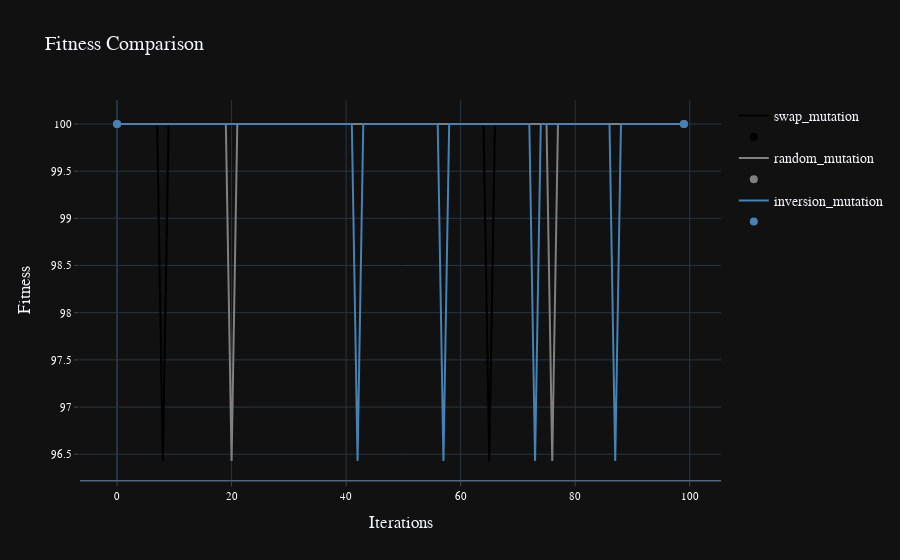
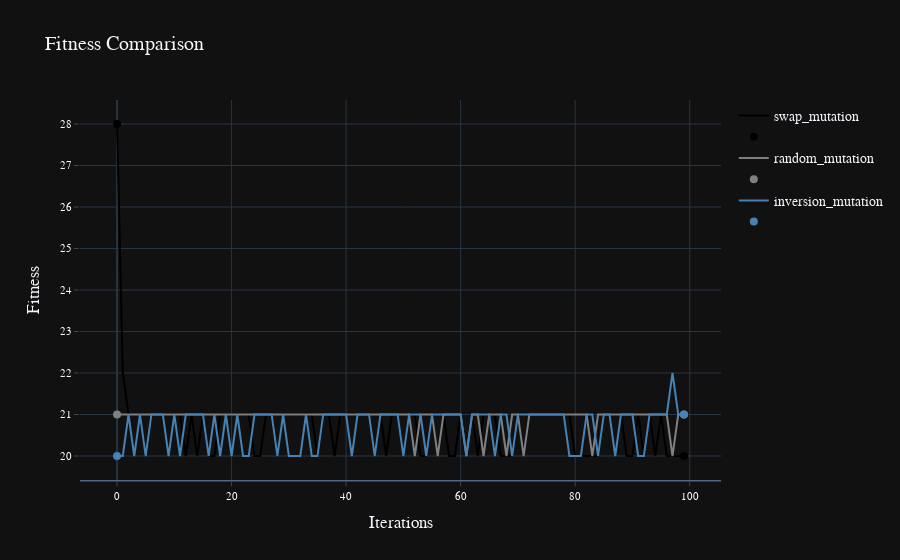

Notebook cell for these charts, in order:
### Code cell
plot_values(data = df, colors = ['black', 'gray', 'steelblue'], layout=2, template='dark', grid=True)

### Figure 1 — Plotly figure (JSON) as saved in the notebook; plotly's stock layout.template omitted (floating-point values rounded to 4 significant figures)
{"data": [{"line": {"color": "black", "width": 2}, "name": "swap_mutation", "type": "scatter", "x": [0, 1, 2, 3, 4, 5, 6, 7, 8, 9, 10, 11, 12, 13, 14, 15, 16, 17, 18, 19, 20, 21, 22, 23, 24, 25, 26, 27, 28, 29, 30, 31, 32, 33, 34, 35, 36, 37, 38, 39, 40, 41, 42, 43, 44, 45, 46, 47, 48, 49, 50, 51, 52, 53, 54, 55, 56, 57, 58, 59, 60, 61, 62, 63, 64, 65, 66, 67, 68, 69, 70, 71, 72, 73, 74, 75, 76, 77, 78, 79, 80, 81, 82, 83, 84, 85, 86, 87, 88, 89, 90, 91, 92, 93, 94, 95, 96, 97, 98, 99], "y": [100, 100, 100, 100, 100, 100, 100, 100, 96.43, 100, 100, 100, 100, 100, 100, 100, 100, 100, 100, 100, 100, 100, 100, 100, 100, 100, 100, 100, 100, 100, 100, 100, 100, 100, 100, 100, 100, 100, 100, 100, 100, 100, 100, 100, 100, 100, 100, 100, 100, 100, 100, 100, 100, 100, 100, 100, 100, 100, 100, 100, 100, 100, 100, 100, 100, 96.43, 100, 100, 100, 100, 100, 100, 100, 100, 100, 100, 100, 100, 100, 100, 100, 100, 100, 100, 100, 100, 100, 100, 100, 100, 100, 100, 100, 100, 100, 100, 100, 100, 100, 100]}, {"marker": {"color": "black", "size": 8}, "mode": "markers", "name": "", "type": "scatter", "x": [0, 99], "y": [100, 100]}, {"line": {"color": "gray", "width": 2}, "name": "random_mutation", "type": "scatter", "x": [0, 1, 2, 3, 4, 5, 6, 7, 8, 9, 10, 11, 12, 13, 14, 15, 16, 17, 18, 19, 20, 21, 22, 23, 24, 25, 26, 27, 28, 29, 30, 31, 32, 33, 34, 35, 36, 37, 38, 39, 40, 41, 42, 43, 44, 45, 46, 47, 48, 49, 50, 51, 52, 53, 54, 55, 56, 57, 58, 59, 60, 61, 62, 63, 64, 65, 66, 67, 68, 69, 70, 71, 72, 73, 74, 75, 76, 77, 78, 79, 80, 81, 82, 83, 84, 85, 86, 87, 88, 89, 90, 91, 92, 93, 94, 95, 96, 97, 98, 99], "y": [100, 100, 100, 100, 100, 100, 100, 100, 100, 100, 100, 100, 100, 100, 100, 100, 100, 100, 100, 100, 96.43, 100, 100, 100, 100, 100, 100, 100, 100, 100, 100, 100, 100, 100, 100, 100, 100, 100, 100, 100, 100, 100, 100, 100, 100, 100, 100, 100, 100, 100, 100, 100, 100, 100, 100, 100, 100, 100, 100, 100, 100, 100, 100, 100, 100, 100, 100, 100, 100, 100, 100, 100, 100, 100, 100, 100, 96.43, 100, 100, 100, 100, 100, 100, 100, 100, 100, 100, 100, 100, 100, 100, 100, 100, 100, 100, 100, 100, 100, 100, 100]}, {"marker": {"color": "gray", "size": 8}, "mode": "markers", "name": "", "type": "scatter", "x": [0, 99], "y": [100, 100]}, {"line": {"color": "steelblue", "width": 2}, "name": "inversion_mutation", "type": "scatter", "x": [0, 1, 2, 3, 4, 5, 6, 7, 8, 9, 10, 11, 12, 13, 14, 15, 16, 17, 18, 19, 20, 21, 22, 23, 24, 25, 26, 27, 28, 29, 30, 31, 32, 33, 34, 35, 36, 37, 38, 39, 40, 41, 42, 43, 44, 45, 46, 47, 48, 49, 50, 51, 52, 53, 54, 55, 56, 57, 58, 59, 60, 61, 62, 63, 64, 65, 66, 67, 68, 69, 70, 71, 72, 73, 74, 75, 76, 77, 78, 79, 80, 81, 82, 83, 84, 85, 86, 87, 88, 89, 90, 91, 92, 93, 94, 95, 96, 97, 98, 99], "y": [100, 100, 100, 100, 100, 100, 100, 100, 100, 100, 100, 100, 100, 100, 100, 100, 100, 100, 100, 100, 100, 100, 100, 100, 100, 100, 100, 100, 100, 100, 100, 100, 100, 100, 100, 100, 100, 100, 100, 100, 100, 100, 96.43, 100, 100, 100, 100, 100, 100, 100, 100, 100, 100, 100, 100, 100, 100, 96.43, 100, 100, 100, 100, 100, 100, 100, 100, 100, 100, 100, 100, 100, 100, 100, 96.43, 100, 100, 100, 100, 100, 100, 100, 100, 100, 100, 100, 100, 100, 96.43, 100, 100, 100, 100, 100, 100, 100, 100, 100, 100, 100, 100]}, {"marker": {"color": "steelblue", "size": 8}, "mode": "markers", "name": "", "type": "scatter", "x": [0, 99], "y": [100, 100]}], "layout": {"font": {"family": "Verdana", "size": 14}, "title": {"text": "Fitness Comparison"}, "xaxis": {"linewidth": 1.5, "showgrid": true, "showline": true, "showticklabels": true, "tickfont": {"color": "#ffffff", "family": "Verdana", "size": 11}, "ticks": "outside", "title": {"text": "Iterations"}}, "yaxis": {"showgrid": true, "showline": false, "showticklabels": true, "tickfont": {"color": "#ffffff", "family": "Verdana", "size": 11}, "ticks": "outside", "title": {"text": "Fitness"}, "zeroline": false}}}

### Figure 2 — Plotly figure (JSON) as saved in the notebook; plotly's stock layout.template omitted (floating-point values rounded to 4 significant figures)
{"data": [{"line": {"color": "black", "width": 2}, "name": "swap_mutation", "type": "scatter", "x": [0, 1, 2, 3, 4, 5, 6, 7, 8, 9, 10, 11, 12, 13, 14, 15, 16, 17, 18, 19, 20, 21, 22, 23, 24, 25, 26, 27, 28, 29, 30, 31, 32, 33, 34, 35, 36, 37, 38, 39, 40, 41, 42, 43, 44, 45, 46, 47, 48, 49, 50, 51, 52, 53, 54, 55, 56, 57, 58, 59, 60, 61, 62, 63, 64, 65, 66, 67, 68, 69, 70, 71, 72, 73, 74, 75, 76, 77, 78, 79, 80, 81, 82, 83, 84, 85, 86, 87, 88, 89, 90, 91, 92, 93, 94, 95, 96, 97, 98, 99], "y": [28, 22, 21, 21, 21, 20, 21, 21, 21, 21, 21, 21, 20, 21, 20, 21, 20, 20, 21, 21, 21, 21, 21, 21, 20, 20, 21, 21, 20, 21, 21, 21, 21, 21, 21, 20, 21, 21, 20, 21, 21, 21, 21, 21, 21, 20, 21, 20, 21, 21, 20, 21, 21, 20, 20, 21, 20, 21, 20, 20, 21, 20, 21, 20, 21, 21, 21, 20, 20, 20, 21, 20, 21, 21, 21, 21, 21, 21, 21, 21, 20, 20, 20, 20, 20, 21, 21, 21, 21, 20, 20, 21, 20, 21, 20, 21, 20, 20, 20, 20]}, {"marker": {"color": "black", "size": 8}, "mode": "markers", "name": "", "type": "scatter", "x": [0, 99], "y": [28, 20]}, {"line": {"color": "gray", "width": 2}, "name": "random_mutation", "type": "scatter", "x": [0, 1, 2, 3, 4, 5, 6, 7, 8, 9, 10, 11, 12, 13, 14, 15, 16, 17, 18, 19, 20, 21, 22, 23, 24, 25, 26, 27, 28, 29, 30, 31, 32, 33, 34, 35, 36, 37, 38, 39, 40, 41, 42, 43, 44, 45, 46, 47, 48, 49, 50, 51, 52, 53, 54, 55, 56, 57, 58, 59, 60, 61, 62, 63, 64, 65, 66, 67, 68, 69, 70, 71, 72, 73, 74, 75, 76, 77, 78, 79, 80, 81, 82, 83, 84, 85, 86, 87, 88, 89, 90, 91, 92, 93, 94, 95, 96, 97, 98, 99], "y": [21, 21, 21, 21, 21, 21, 21, 21, 21, 21, 21, 21, 21, 21, 21, 21, 21, 21, 21, 21, 21, 21, 21, 21, 21, 21, 21, 21, 21, 21, 21, 21, 21, 21, 21, 21, 21, 21, 21, 21, 21, 21, 21, 21, 21, 21, 21, 21, 21, 21, 21, 21, 20, 21, 21, 21, 20, 21, 21, 21, 21, 20, 21, 21, 20, 21, 21, 21, 20, 21, 21, 20, 21, 21, 21, 21, 21, 21, 21, 21, 21, 21, 21, 20, 21, 21, 21, 21, 21, 21, 21, 21, 21, 21, 21, 21, 21, 20, 21, 21]}, {"marker": {"color": "gray", "size": 8}, "mode": "markers", "name": "", "type": "scatter", "x": [0, 99], "y": [21, 21]}, {"line": {"color": "steelblue", "width": 2}, "name": "inversion_mutation", "type": "scatter", "x": [0, 1, 2, 3, 4, 5, 6, 7, 8, 9, 10, 11, 12, 13, 14, 15, 16, 17, 18, 19, 20, 21, 22, 23, 24, 25, 26, 27, 28, 29, 30, 31, 32, 33, 34, 35, 36, 37, 38, 39, 40, 41, 42, 43, 44, 45, 46, 47, 48, 49, 50, 51, 52, 53, 54, 55, 56, 57, 58, 59, 60, 61, 62, 63, 64, 65, 66, 67, 68, 69, 70, 71, 72, 73, 74, 75, 76, 77, 78, 79, 80, 81, 82, 83, 84, 85, 86, 87, 88, 89, 90, 91, 92, 93, 94, 95, 96, 97, 98, 99], "y": [20, 20, 21, 20, 21, 20, 21, 21, 21, 20, 21, 20, 21, 21, 21, 21, 20, 21, 20, 21, 20, 21, 20, 20, 21, 21, 21, 21, 20, 21, 20, 20, 20, 21, 20, 20, 21, 21, 21, 21, 21, 20, 21, 21, 21, 20, 21, 21, 21, 21, 20, 21, 21, 21, 20, 21, 21, 21, 21, 21, 21, 20, 21, 21, 21, 21, 20, 21, 21, 20, 21, 21, 21, 21, 21, 21, 21, 21, 21, 20, 20, 20, 21, 21, 20, 21, 21, 20, 21, 21, 21, 20, 20, 21, 21, 21, 21, 22, 21, 21]}, {"marker": {"color": "steelblue", "size": 8}, "mode": "markers", "name": "", "type": "scatter", "x": [0, 99], "y": [20, 21]}], "layout": {"font": {"family": "Verdana", "size": 14}, "title": {"text": "Fitness Comparison"}, "xaxis": {"linewidth": 1.5, "showgrid": true, "showline": true, "showticklabels": true, "tickfont": {"color": "#ffffff", "family": "Verdana", "size": 11}, "ticks": "outside", "title": {"text": "Iterations"}}, "yaxis": {"showgrid": true, "showline": false, "showticklabels": true, "tickfont": {"color": "#ffffff", "family": "Verdana", "size": 11}, "ticks": "outside", "title": {"text": "Fitness"}, "zeroline": false}}}
